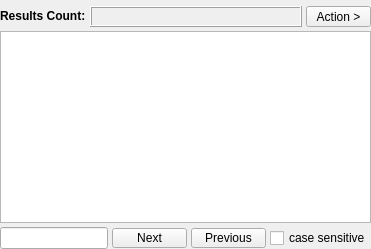
      <widget class="QWidget" name="tabResult">
       <attribute name="title">
        <string>Result</string>
       </attribute>
       <layout class="QVBoxLayout" name="verticalLayout">
        <property name="spacing">
         <number>4</number>
        </property>
        <property name="leftMargin">
         <number>0</number>
        </property>
        <property name="topMargin">
         <number>6</number>
        </property>
        <property name="rightMargin">
         <number>0</number>
        </property>
        <property name="bottomMargin">
         <number>0</number>
        </property>
        <item>
         <layout class="QHBoxLayout" name="horizontalLayout_8">
          <item>
           <widget class="QLabel" name="label_3">
            <property name="sizePolicy">
             <sizepolicy hsizetype="Maximum" vsizetype="Maximum">
              <horstretch>0</horstretch>
              <verstretch>0</verstretch>
             </sizepolicy>
            </property>
            <property name="font">
             <font>
              <weight>75</weight>
              <bold>true</bold>
             </font>
            </property>
            <property name="text">
             <string>Results Count:</string>
            </property>
           </widget>
          </item>
          <item>
           <widget class="QLabel" name="labelResultsCount">
            <property name="frameShape">
             <enum>QFrame::Box</enum>
            </property>
            <property name="frameShadow">
             <enum>QFrame::Raised</enum>
            </property>
            <property name="text">
             <string/>
            </property>
           </widget>
          </item>
          <item>
           <widget class="QToolButton" name="buttonActionJson">
            <property name="minimumSize">
             <size>
              <width>65</width>
              <height>20</height>
             </size>
            </property>
            <property name="text">
             <string>Action &gt;</string>
            </property>
           </widget>
          </item>
         </layout>
        </item>
        <item>
         <widget class="QPlainTextEdit" name="plainTextEditResults">
          <property name="contextMenuPolicy">
           <enum>Qt::DefaultContextMenu</enum>
          </property>
          <property name="readOnly">
           <bool>true</bool>
          </property>
         </widget>
        </item>
        <item>
         <layout class="QHBoxLayout" name="horizontalLayout_4">
          <item>
           <widget class="QLineEdit" name="lineEditFind">
            <property name="minimumSize">
             <size>
              <width>0</width>
              <height>0</height>
             </size>
            </property>
           </widget>
          </item>
          <item>
           <widget class="QToolButton" name="buttonNext">
            <property name="minimumSize">
             <size>
              <width>75</width>
              <height>20</height>
             </size>
            </property>
            <property name="maximumSize">
             <size>
              <width>70</width>
              <height>20</height>
             </size>
            </property>
            <property name="text">
             <string>Next</string>
            </property>
           </widget>
          </item>
          <item>
           <widget class="QToolButton" name="buttonPrev">
            <property name="minimumSize">
             <size>
              <width>75</width>
              <height>20</height>
             </size>
            </property>
            <property name="maximumSize">
             <size>
              <width>70</width>
              <height>20</height>
             </size>
            </property>
            <property name="text">
             <string>Previous</string>
            </property>
           </widget>
          </item>
          <item>
           <widget class="QCheckBox" name="checkBoxCaseSensitive">
            <property name="text">
             <string>case sensitive</string>
            </property>
           </widget>
          </item>
         </layout>
        </item>
       </layout>
      </widget>
